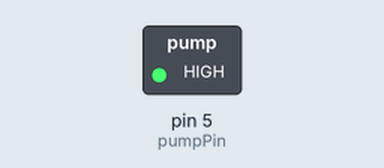
Recording of a sketch running on a simulated Arduino Uno, built with avr-gcc and run on an emulated ATmega328P. On the bench: switched loads named in the sketch (green lamp = pin HIGH). At 10.0 s the program stops and its outputs stay as they are.

Above: at 0.1 s.
At 10.1 s:
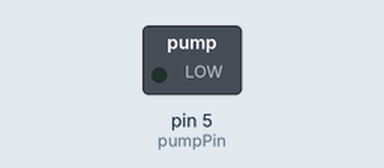
Timing chart, 0 to 11.5 s (numbered marks = the images above):
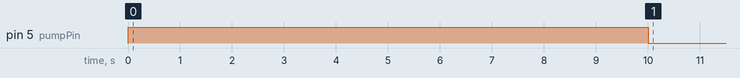

Measured:
- by itself, pin 5 (pumpPin): LOW → HIGH at 0.00 s, → LOW 10.0 s later

The sketch:

First.ino
```cpp
int pumpPin = 5;

void setup()
{
  Serial.begin(9600);
  pinMode(pumpPin, OUTPUT);
}

void loop ()
{
  digitalWrite(pumpPin, HIGH);
  delay(10000);
  digitalWrite(pumpPin, LOW);

  exit(0);
}
```
